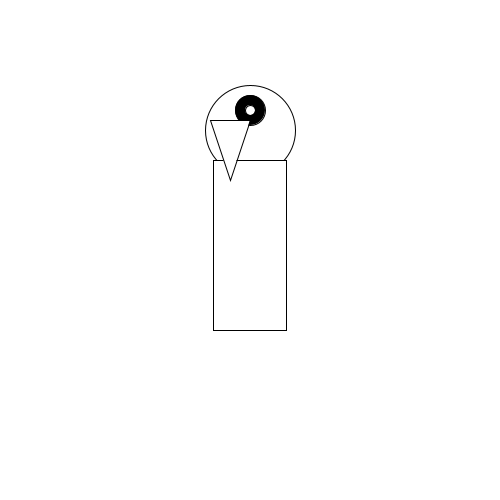
Frame 1 (no input)
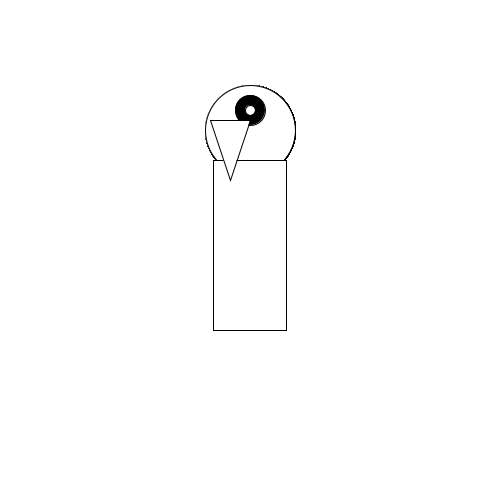
Frame 60 (the mouse pressed at the canvas centre just before this capture)
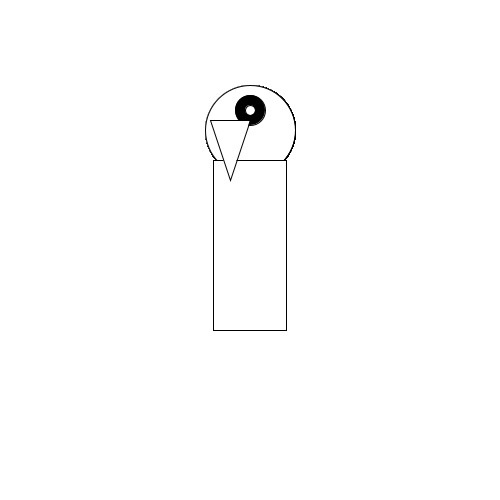
Frame 120 (the mouse held since frame 60 and released just before this capture)

The Processing sketch that drew these frames (run headless with seeded random() and noise(); from frame 60 on, the mouse is pressed at the canvas centre):

// Processing sketch: processing_127287
// ── processing_127287.pde


void setup() {  //setup function called initially, only once
  size(500,500);
  background(255);  //set background white
 }

void draw(){

fill(255,255,255);
ellipse(250,130, 90, 90);

fill (255,255,255);
rect (213,160,73,170);

fill(0,0,0);
ellipse ( 250,110,30,30);

fill(255,255,255);
ellipse(250,110,10,10);

fill(255,255,255);
triangle(250,120,230,180,210,120);
}
